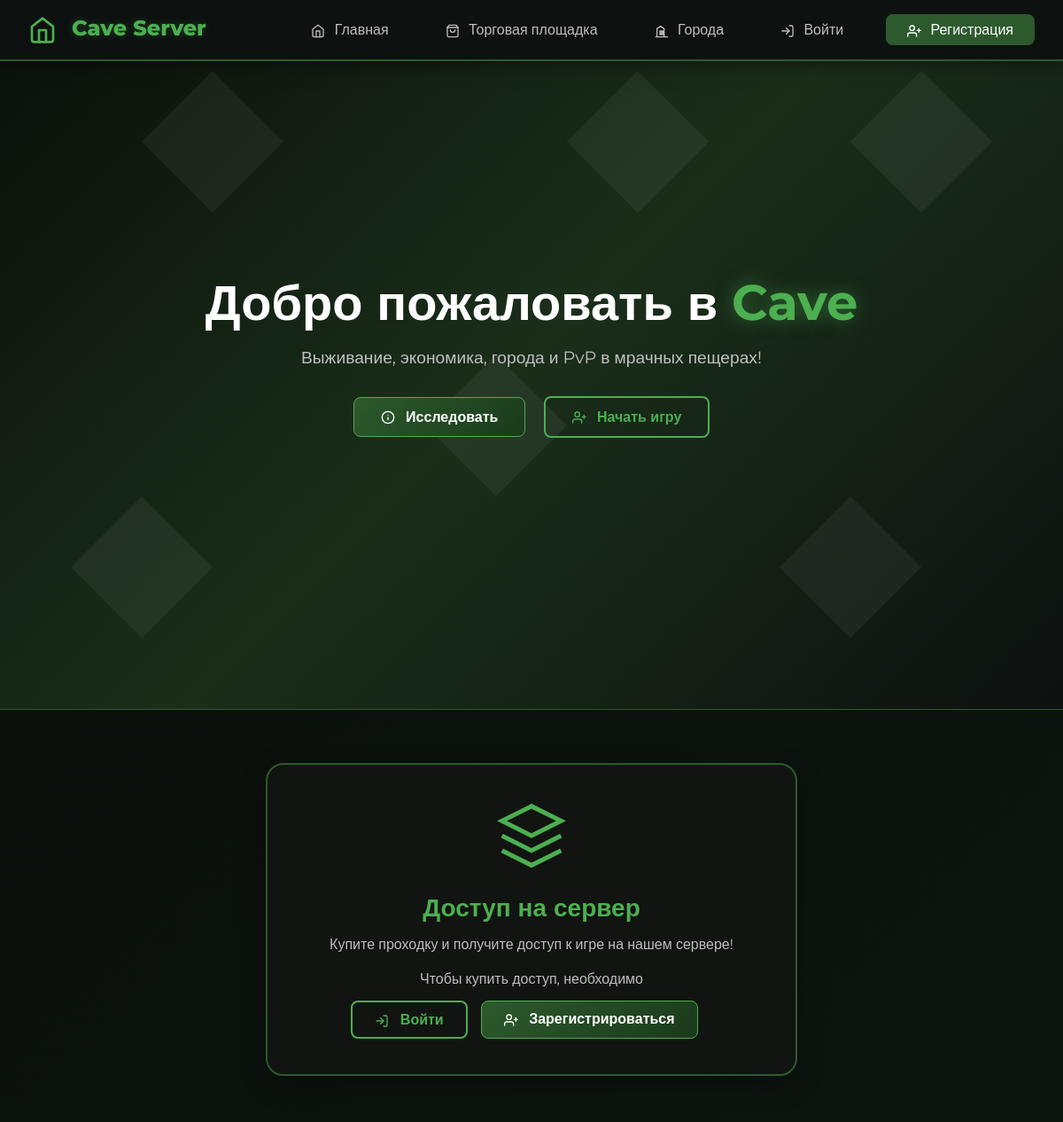
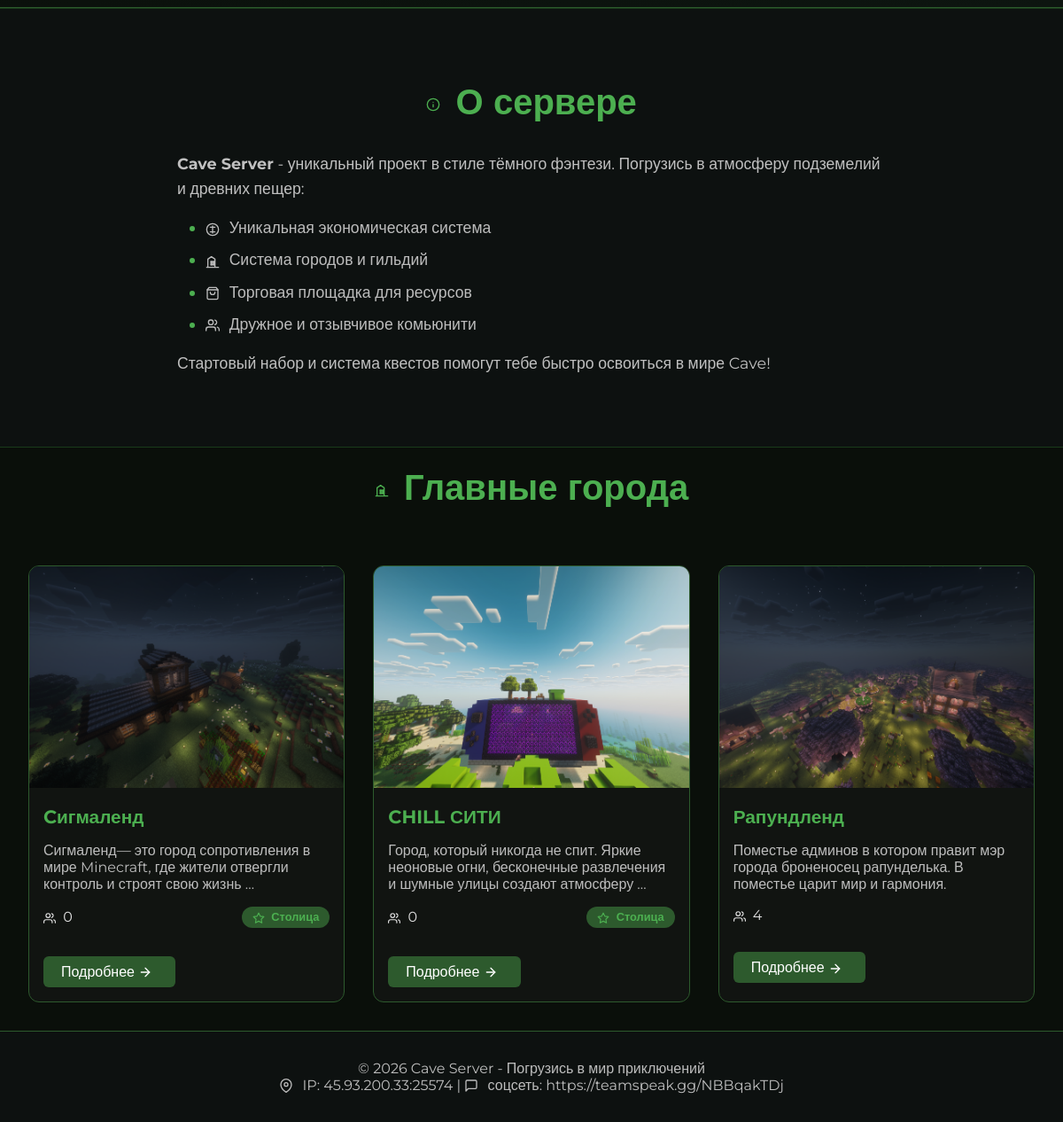
The page / on the database its author committed (2 pictures, top to bottom).
### main/models.py (models this page shows, shortened)
class City(models.Model):
    name = models.CharField(max_length=100)
    description = models.TextField()
    image = models.ImageField(upload_to='cities/', null=True, blank=True)
    population = models.IntegerField(default=0)
    mayor = models.ForeignKey(User, on_delete=models.SET_NULL, null=True, blank=True, related_name='cities_managed')
    founded_date = models.DateField(default=timezone.now)
    coordinates = models.CharField(max_length=100, help_text="X, Z координаты в Minecraft")
    is_capital = models.BooleanField(default=False)

### main/views.py (the view)
# urls.py: path('', views.index, name='index'),
def index(request):
    cities = City.objects.all()[:6]
    return render(request, 'main/index.html', {'cities': cities})

### main/templates/main/index.html (shortened to what this page needs)
{% extends 'main/base.html' %}
{% load static %}
{% block content %}
<div class="hero">
    <div class="hero-content">
        <h1>Добро пожаловать в <span class="highlight">Cave</span></h1>
        <p>Выживание, экономика, города и PvP в мрачных пещерах!</p>
        <div class="hero-buttons">
            <a href="#about" class="btn btn-primary">
                <svg class="icon" width="18" height="18" viewBox="0 0 24 24" fill="none" stroke="currentColor" stroke-width="2">
                    <circle cx="12" cy="12" r="10"/>
                    <line x1="12" y1="16" x2="12" y2="12"/>
                    <line x1="12" y1="8" x2="12.01" y2="8"/>
                </svg>
                Исследовать
            </a>
            <a href="{% url 'register' %}" class="btn btn-secondary">
                <svg class="icon" width="18" height="18" viewBox="0 0 24 24" fill="none" stroke="currentColor" stroke-width="2">
                    <path d="M16 21v-2a4 4 0 0 0-4-4H5a4 4 0 0 0-4 4v2"/>
                    <circle cx="8.5" cy="7" r="4"/>
                    <line x1="20" y1="8" x2="20" y2="14"/>
                    <line x1="23" y1="11" x2="17" y2="11"/>
                </svg>
                Начать игру
            </a>
        </div>
    </div>
</div>
<section class="access-section">
    <div class="container">
        <div class="access-card">
            <div class="access-icon">
                <svg width="80" height="80" viewBox="0 0 24 24" fill="none" stroke="currentColor" stroke-width="1.5">
                    <path d="M12 2L2 7l10 5 10-5-10-5zM2 17l10 5 10-5M2 12l10 5 10-5"/>
                </svg>
            </div>
            <h2>Доступ на сервер</h2>
            <p>Купите проходку и получите доступ к игре на нашем сервере!</p>
            {% if user.is_authenticated %}
                {% if user.has_server_access %}
                    <div class="access-success">
                        <svg class="icon" width="24" height="24" viewBox="0 0 24 24" fill="none" stroke="currentColor" stroke-width="2">
                            <polyline points="20 6 9 17 4 12"/>
                        </svg>
                        Доступ уже активирован!
                    </div>
                    <div class="server-ip">
                        <strong>IP для входа:</strong> 45.93.200.33:25574
                    </div>
                {% else %}
                    <div class="access-warning">
                        <svg class="icon" width="20" height="20" viewBox="0 0 24 24" fill="none" stroke="currentColor" stroke-width="2">
                            <circle cx="12" cy="12" r="10"/>
                            <line x1="12" y1="8" x2="12" y2="12"/>
                            <line x1="12" y1="16" x2="12.01" y2="16"/>
                        </svg>
                        Доступ еще не куплен
                    </div>
                    <a href="{% url 'buy_server_access' %}" class="btn btn-access">
                        <svg class="icon" width="18" height="18" viewBox="0 0 24 24" fill="none" stroke="currentColor" stroke-width="2">
                            <path d="M12 2L2 7l10 5 10-5-10-5zM2 17l10 5 10-5M2 12l10 5 10-5"/>
                        </svg>
                        Купить доступ
                    </a>
                {% endif %}
            {% else %}
                <div class="access-auth">
                    <p>Чтобы купить доступ, необходимо</p>
                    <div class="access-buttons">
                        <a href="{% url 'login' %}" class="btn btn-secondary">
                            <svg class="icon" width="16" height="16" viewBox="0 0 24 24" fill="none" stroke="currentColor" stroke-width="2">
                                <path d="M15 3h4a2 2 0 0 1 2 2v14a2 2 0 0 1-2 2h-4"/>
                                <polyline points="10 17 15 12 10 7"/>
                                <line x1="15" y1="12" x2="3" y2="12"/>
                            </svg>
                            Войти
                        </a>
                        <a href="{% url 'register' %}" class="btn btn-primary">
                            <svg class="icon" width="16" height="16" viewBox="0 0 24 24" fill="none" stroke="currentColor" stroke-width="2">
                                <path d="M16 21v-2a4 4 0 0 0-4-4H5a4 4 0 0 0-4 4v2"/>
                                <circle cx="8.5" cy="7" r="4"/>
                                <line x1="20" y1="8" x2="20" y2="14"/>
                                <line x1="23" y1="11" x2="17" y2="11"/>
                            </svg>
                            Зарегистрироваться
                        </a>
                    </div>
                </div>
            {% endif %}
        </div>
    </div>
</section>
<section id="about" class="about">
    <div class="container">
        <h2>
            <svg class="icon" width="28" height="28" viewBox="0 0 24 24" fill="none" stroke="currentColor" stroke-width="2">
                <circle cx="12" cy="12" r="10"/>
                <line x1="12" y1="16" x2="12" y2="12"/>
                <line x1="12" y1="8" x2="12.01" y2="8"/>
            </svg>
            О сервере
        </h2>
        <div class="about-content">
            <p><strong>Cave Server</strong> - уникальный проект в стиле тёмного фэнтези. Погрузись в атмосферу подземелий и древних пещер:</p>
            <ul>
                <li>
                    <svg class="icon" width="16" height="16" viewBox="0 0 24 24" fill="none" stroke="currentColor" stroke-width="2">
                        <circle cx="12" cy="12" r="10"/>
                        <path d="M12 6v12M8 8h8M8 16h8"/>
                    </svg>
                    Уникальная экономическая система
                </li>
                <li>
                    <svg class="icon" width="16" height="16" viewBox="0 0 24 24" fill="none" stroke="currentColor" stroke-width="2">
                        <path d="M2 22h20M4 22V8l6-4 6 4v14M9 12h2v2H9zM13 12h2v2h-2zM9 16h2v2H9zM13 16h2v2h-2z"/>
                    </svg>
                    Система городов и гильдий
                </li>
                <li>
                    <svg class="icon" width="16" height="16" viewBox="0 0 24 24" fill="none" stroke="currentColor" stroke-width="2">
                        <path d="M6 2L3 6v14a2 2 0 0 0 2 2h14a2 2 0 0 0 2-2V6l-3-4z"/>
                        <line x1="3" y1="6" x2="21" y2="6"/>
                        <path d="M16 10a4 4 0 0 1-8 0"/>
                    </svg>
                    Торговая площадка для ресурсов
                </li>
                <li>
                    <svg class="icon" width="16" height="16" viewBox="0 0 24 24" fill="none" stroke="currentColor" stroke-width="2">
                        <path d="M17 21v-2a4 4 0 0 0-4-4H5a4 4 0 0 0-4 4v2"/>
                        <circle cx="9" cy="7" r="4"/>
                        <path d="M23 21v-2a4 4 0 0 0-3-3.87"/>
                        <path d="M16 3.13a4 4 0 0 1 0 7.75"/>
                    </svg>
                    Дружное и отзывчивое комьюнити
                </li>
            </ul>
            <p>Стартовый набор и система квестов помогут тебе быстро освоиться в мире Cave!</p>
        </div>
    </div>
</section>
<section class="featured-cities">
    <div class="container">
        <h2 class="glavnii">
            <svg class="icon" width="28" height="28" viewBox="0 0 24 24" fill="none" stroke="currentColor" stroke-width="2">
                <path d="M2 22h20M4 22V8l6-4 6 4v14M9 12h2v2H9zM13 12h2v2h-2zM9 16h2v2H9zM13 16h2v2h-2z"/>
            </svg>
            Главные города
        </h2>
        <div class="cities-grid">
            {% for city in cities %}
            <div class="city-card">
                {% if city.image %}
                    <img src="{{ city.image.url }}" alt="{{ city.name }}" class="city-image">
                {% else %}
                    <div class="city-placeholder">
                        <svg width="64" height="64" viewBox="0 0 24 24" fill="none" stroke="currentColor" stroke-width="2">
                            <path d="M2 22h20M4 22V8l6-4 6 4v14M9 12h2v2H9zM13 12h2v2h-2zM9 16h2v2H9zM13 16h2v2h-2z"/>
                        </svg>
                    </div>
                {% endif %}
                <h3>{{ city.name }}</h3>
                <p>{{ city.description|truncatewords:15 }}</p>
                <div class="city-stats">
                    <span>
                        <svg class="icon" width="14" height="14" viewBox="0 0 24 24" fill="none" stroke="currentColor" stroke-width="2">
                            <path d="M17 21v-2a4 4 0 0 0-4-4H5a4 4 0 0 0-4 4v2"/>
                            <circle cx="9" cy="7" r="4"/>
                            <path d="M23 21v-2a4 4 0 0 0-3-3.87"/>
                            <path d="M16 3.13a4 4 0 0 1 0 7.75"/>
                        </svg>
                        {{ city.population }}
                    </span>
                    {% if city.is_capital %}
                        <span class="capital-badge">
                            <svg class="icon" width="12" height="12" viewBox="0 0 24 24" fill="currentColor" stroke="currentColor" stroke-width="1">
                                <polygon points="12 2 15.09 8.26 22 9.27 17 14.14 18.18 21.02 12 17.77 5.82 21.02 7 14.14 2 9.27 8.91 8.26 12 2"/>
                            </svg>
                            Столица
                        </span>
                    {% endif %}
                </div>
                <a href="{% url 'city_detail' city.id %}" class="btn-small">
                    Подробнее
                    <svg class="icon" width="14" height="14" viewBox="0 0 24 24" fill="none" stroke="currentColor" stroke-width="2">
                        <line x1="5" y1="12" x2="19" y2="12"/>
                        <polyline points="12 5 19 12 12 19"/>
                    </svg>
                </a>
            </div>
            {% empty %}
                <p style="color: #bdbdbd;">Города скоро появятся...</p>
            {% endfor %}
        </div>
    </div>
</section>
{% endblock %}

### main/templates/main/base.html (shortened to what this page needs)
<!DOCTYPE html>
<html lang="ru">
<head>
    {% load static %}
    <link rel="stylesheet" href="{% static 'main/css/style.css' %}">
</head>
<body>
    <nav class="navbar">
        <div class="nav-container">
            <div class="nav-logo">
                <a href="{% url 'index' %}">
                    <svg class="icon-logo" width="32" height="32" viewBox="0 0 24 24" fill="none" stroke="currentColor" stroke-width="2">
                        <path d="M3 9l9-7 9 7v11a2 2 0 0 1-2 2H5a2 2 0 0 1-2-2z"/>
                        <polyline points="9 22 9 12 15 12 15 22"/>
                    </svg>
                    Cave Server
                </a>
            </div>
            <div class="nav-menu">
                <a href="{% url 'index' %}" class="nav-link">
                    <svg class="icon" width="18" height="18" viewBox="0 0 24 24" fill="none" stroke="currentColor" stroke-width="2">
                        <path d="M3 9l9-7 9 7v11a2 2 0 0 1-2 2H5a2 2 0 0 1-2-2z"/>
                        <polyline points="9 22 9 12 15 12 15 22"/>
                    </svg>
                    Главная
                </a>
                <a href="{% url 'marketplace' %}" class="nav-link">
                    <svg class="icon" width="18" height="18" viewBox="0 0 24 24" fill="none" stroke="currentColor" stroke-width="2">
                        <path d="M6 2L3 6v14a2 2 0 0 0 2 2h14a2 2 0 0 0 2-2V6l-3-4z"/>
                        <line x1="3" y1="6" x2="21" y2="6"/>
                        <path d="M16 10a4 4 0 0 1-8 0"/>
                    </svg>
                    Торговая площадка
                </a>
                <a href="{% url 'cities' %}" class="nav-link">
                    <svg class="icon" width="18" height="18" viewBox="0 0 24 24" fill="none" stroke="currentColor" stroke-width="2">
                        <path d="M2 22h20M4 22V8l6-4 6 4v14M9 12h2v2H9zM13 12h2v2h-2zM9 16h2v2H9zM13 16h2v2h-2z"/>
                    </svg>
                    Города
                </a>
                {% if user.is_authenticated %}
                    <a href="{% url 'profile' %}" class="nav-link">
                        <svg class="icon" width="18" height="18" viewBox="0 0 24 24" fill="none" stroke="currentColor" stroke-width="2">
                            <path d="M20 21v-2a4 4 0 0 0-4-4H8a4 4 0 0 0-4 4v2"/>
                            <circle cx="12" cy="7" r="4"/>
                        </svg>
                        {{ user.username }} |
                        <svg class="icon" width="14" height="14" viewBox="0 0 24 24" fill="none" stroke="currentColor" stroke-width="2">
                            <circle cx="12" cy="12" r="10"/>
                            <path d="M12 6v12M8 8h8M8 16h8"/>
                        </svg>
                        {{ user.balance }}
                    </a>
                    <a href="{% url 'logout' %}" class="nav-link nav-logout">
                        <svg class="icon" width="18" height="18" viewBox="0 0 24 24" fill="none" stroke="currentColor" stroke-width="2">
                            <path d="M9 21H5a2 2 0 0 1-2-2V5a2 2 0 0 1 2-2h4"/>
                            <polyline points="16 17 21 12 16 7"/>
                            <line x1="21" y1="12" x2="9" y2="12"/>
                        </svg>
                        Выйти
                    </a>
                {% else %}
                    <a href="{% url 'login' %}" class="nav-link">
                        <svg class="icon" width="18" height="18" viewBox="0 0 24 24" fill="none" stroke="currentColor" stroke-width="2">
                            <path d="M15 3h4a2 2 0 0 1 2 2v14a2 2 0 0 1-2 2h-4"/>
                            <polyline points="10 17 15 12 10 7"/>
                            <line x1="15" y1="12" x2="3" y2="12"/>
                        </svg>
                        Войти
                    </a>
                    <a href="{% url 'register' %}" class="nav-link nav-register">
                        <svg class="icon" width="18" height="18" viewBox="0 0 24 24" fill="none" stroke="currentColor" stroke-width="2">
                            <path d="M16 21v-2a4 4 0 0 0-4-4H5a4 4 0 0 0-4 4v2"/>
                            <circle cx="8.5" cy="7" r="4"/>
                            <line x1="20" y1="8" x2="20" y2="14"/>
                            <line x1="23" y1="11" x2="17" y2="11"/>
                        </svg>
                        Регистрация
                    </a>
                {% endif %}
            </div>
        </div>
    </nav>
    <main>
        {% block content %}{% endblock %}
    </main>
    <footer class="footer">
        <div class="footer-content">
            <p>© 2026 Cave Server - Погрузись в мир приключений</p>
            <p>
                <svg class="icon" width="16" height="16" viewBox="0 0 24 24" fill="none" stroke="currentColor" stroke-width="2">
                    <path d="M21 10c0 7-9 13-9 13s-9-6-9-13a9 9 0 0 1 18 0z"/>
                    <circle cx="12" cy="10" r="3"/>
                </svg>
                IP: 45.93.200.33:25574 |
                <svg class="icon" width="16" height="16" viewBox="0 0 24 24" fill="none" stroke="currentColor" stroke-width="2">
                    <path d="M21 15a2 2 0 0 1-2 2H7l-4 4V5a2 2 0 0 1 2-2h14a2 2 0 0 1 2 2z"/>
                </svg>
                соцсеть: https://teamspeak.gg/NBBqakTDj
            </p>
        </div>
    </footer>
</body>
</html>

### rows shown on the page
City: image (picture), name "Cигмаленд", description "Сигмаленд— это город сопротивления в мире Minecraft, где жители отвергли контроль и строят свою жизнь …", population "0", is_capital True (drawn)
City: image (picture), name "CHILL СИТИ", description "Город, который никогда не спит. Яркие неоновые огни, бесконечные развлечения и шумные улицы создают атмосферу …", population "0", is_capital True (drawn)
City: image (picture), name "Рапундленд", description "Поместье админов в котором правит мэр города броненосец рапунделька. В поместье царит мир и гармония.", population "4"
